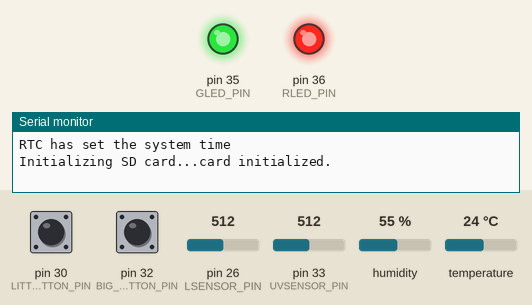
Recording of a sketch running on a simulated Teensy 3. Parts: output pins drawn as LEDs (lit = HIGH), the last lines printed to the serial monitor. The test bench sets the inputs (shaded band); at power-on: pin 30 (LITTLE_BUTTON_PIN) HIGH, pin 26 (LSENSOR_PIN) = 512, pin 32 (BIG_BUTTON_PIN) HIGH, pin 33 (UVSENSOR_PIN) = 512, humidity 55 %, temperature 24 °C. The local clock reads 2024-03-15 10:24:30 at power-on unless the sketch sets it; storage starts empty.

Above: at 1.4 s.
1.5 s: pin 30 (LITTLE_BUTTON_PIN) pulled LOW for 0.15 s
At 2.0 s:
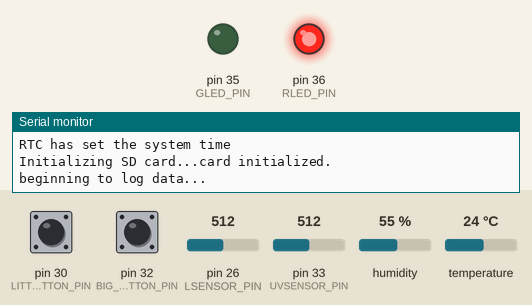
3.1 s: pin 30 (LITTLE_BUTTON_PIN) pulled LOW for 1 s
At 4.4 s:
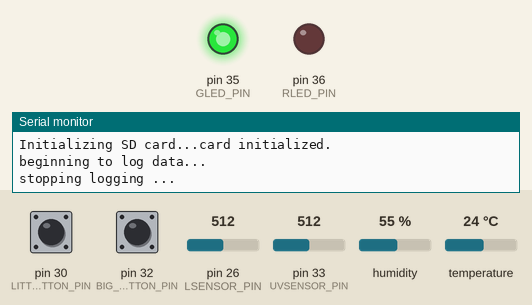
7.2 s: pin 30 (LITTLE_BUTTON_PIN) pulled LOW for 3.2 s
At 7.5 s:
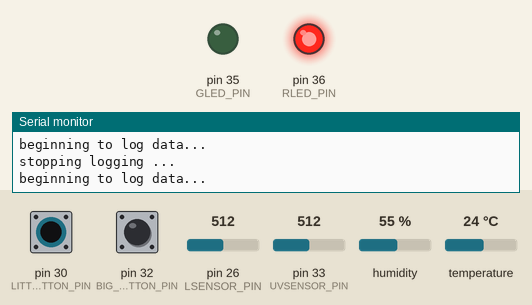
Timing chart, 0 to 10.2 s (numbered marks = the images above; inputs shaded):
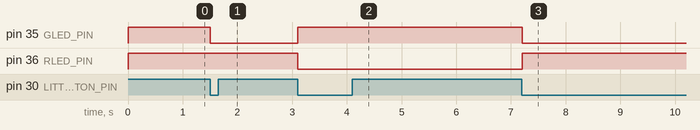

Measured:
- after the input at 1.5 s, pin 35 (GLED_PIN): HIGH → LOW at once
- after the input at 3.1 s, pin 35 (GLED_PIN): LOW → HIGH at once; pin 36 (RLED_PIN): HIGH → LOW at once
- after the input at 7.2 s, pin 35 (GLED_PIN): HIGH → LOW at once; pin 36 (RLED_PIN): LOW → HIGH at once

The sketch:

361_Project_Sensor_Testing_bluetooth.ino
```cpp
#include <Bounce2.h>
#include <Wire.h>
#include <SD.h>
#include <SPI.h>
#include <DHT.h>
#include <TimeLib.h>

const int chipSelect = BUILTIN_SDCARD;

// pin variables
#define BIG_BUTTON_PIN 32
#define LITTLE_BUTTON_PIN 30
#define LSENSOR_PIN A12
#define UVSENSOR_PIN 33
#define TEMPSENSOR_PIN 37
#define RLED_PIN 36
#define GLED_PIN 35
#define DHTTYPE DHT11
#define SCL_PIN 7
#define SDA_PIN 8

// Bounce object for the buttons
Bounce debouncerBIG = Bounce();
Bounce debouncerLITTLE = Bounce();

// initialize DHT temperature/humidity sensor
DHT dht(TEMPSENSOR_PIN, DHTTYPE);

// timer to trigger logging sensor readings
elapsedMillis timer = 0;

// time in ms between readings
int measurementInterval = 1000;

// current file name
String fileName = "datalog.csv";

// whether the device are logging or not
boolean isLogging = false;

// size of the lookup table
int maxOSEPPValue = 725;

// interpolated values for converting from analog output to lux
float luxVal[726] = {
0,0.27578,0.56198,0.85857,1.1655,1.4827,1.8102,2.1478,2.4957,2.8536,3.2216,3.5996,3.9875,
4.3854,4.7932,5.2108,5.6382,6.0753,6.5221,6.9786,7.4447,7.9203,8.4054,8.9,9.404,9.9174,
10.44,10.972,11.513,12.064,12.623,13.192,13.769,14.356,14.952,15.556,16.17,16.792,17.423,
18.063,18.711,19.368,20.034,20.708,21.39,22.081,22.781,23.489,24.205,24.929,25.662,26.403,
27.152,27.909,28.674,29.447,30.228,31.017,31.813,32.618,33.43,34.25,35.078,35.913,36.756,
37.606,38.464,39.329,40.202,41.082,41.969,42.864,43.765,44.674,45.59,46.513,47.443,48.38,
49.324,50.275,51.233,52.198,53.169,54.147,55.131,56.122,57.12,58.124,59.135,60.152,61.176,
62.206,63.242,64.284,65.333,66.387,67.448,68.515,69.588,70.667,71.751,72.842,73.938,75.04,
76.148,77.262,78.381,79.506,80.636,81.772,82.913,84.06,85.212,86.369,87.532,88.7,89.873,
91.051,92.234,93.423,94.616,95.814,97.017,98.225,99.438,100.66,101.88,103.1,104.34,105.57,
106.81,108.06,109.31,110.56,111.82,113.08,114.35,115.62,116.9,118.17,119.46,120.75,122.04,
123.33,124.63,125.93,127.24,128.55,129.87,131.18,132.51,133.83,135.16,136.49,137.83,139.17,
140.51,141.85,143.2,144.55,145.91,147.27,148.63,149.99,151.36,152.73,154.1,155.48,156.86,
158.24,159.62,161.01,162.4,163.79,165.18,166.58,167.98,169.38,170.79,172.19,173.6,175.01,
176.42,177.84,179.25,180.67,182.09,183.52,184.94,186.37,187.79,189.22,190.66,192.09,193.52,
194.96,196.4,197.84,199.28,200.72,202.16,203.61,205.05,206.5,207.95,209.39,210.84,212.3,
213.75,215.2,216.66,218.13,219.61,221.11,222.62,224.14,225.67,227.21,228.77,230.34,231.92,
233.52,235.12,236.75,238.38,240.02,241.68,243.36,245.04,246.74,248.45,250.17,251.91,253.66,
255.43,257.21,259,260.8,262.62,264.45,266.3,268.16,270.03,271.92,273.82,275.74,277.67,279.62,
281.57,283.55,285.53,287.54,289.55,291.58,293.63,295.69,297.76,299.85,301.96,304.08,306.21,
308.36,310.53,312.71,314.9,317.11,319.34,321.58,323.83,326.11,328.39,330.7,333.02,335.35,
337.7,340.07,342.45,344.85,347.26,349.69,352.14,354.6,357.08,359.58,362.09,364.62,367.16,
369.72,372.3,374.9,377.51,380.14,382.78,385.45,388.13,390.82,393.54,396.27,399.01,401.78,
404.56,407.36,410.18,413.02,415.87,418.74,421.63,424.53,427.46,430.4,433.37,436.38,439.44,
442.53,445.67,448.85,452.07,455.32,458.62,461.96,465.34,468.76,472.21,475.71,479.25,482.82,
486.44,490.09,493.78,497.51,501.27,505.08,508.92,512.8,516.72,520.67,524.66,528.69,532.76,
536.86,540.99,545.17,549.38,553.62,557.9,562.22,566.57,570.96,575.38,579.83,584.32,588.85,
593.4,598,602.62,607.28,611.97,616.7,621.46,626.25,631.08,635.93,640.82,645.74,650.7,655.68,
660.7,665.75,670.83,675.94,681.08,686.25,691.45,696.68,701.95,707.24,712.56,717.91,723.29,
728.7,734.14,739.61,745.11,750.63,756.19,761.77,767.38,773.02,778.68,784.38,790.1,795.85,
801.62,807.42,813.25,819.1,824.98,830.89,836.82,842.78,848.76,854.77,860.8,866.87,872.99,
879.16,885.38,891.65,897.97,904.33,910.75,917.22,923.75,930.32,936.94,943.62,950.35,957.13,
963.96,970.84,977.78,984.77,991.81,998.91,1006.1,1013.3,1020.5,1027.8,1035.2,1042.6,1050.1,
1057.6,1065.2,1072.8,1080.5,1088.3,1096.1,1104,1111.9,1119.9,1127.9,1136,1144.1,1152.3,1160.6,
1168.9,1177.3,1185.7,1194.2,1202.8,1211.4,1220.1,1228.8,1237.6,1246.4,1255.3,1264.3,1273.3,
1282.4,1291.6,1300.8,1310.1,1319.4,1328.8,1338.2,1347.8,1357.3,1367,1376.7,1386.5,1396.3,
1406.2,1416.2,1426.2,1436.3,1446.4,1456.6,1466.9,1477.3,1487.7,1498.1,1508.7,1519.3,1530,
1540.7,1551.5,1562.4,1573.3,1584.3,1595.4,1606.5,1617.7,1629,1640.3,1651.7,1663.2,1674.7,
1686.4,1698,1709.8,1721.6,1733.5,1745.5,1757.6,1769.8,1782.2,1794.6,1807.1,1819.8,1832.5,
1845.4,1858.4,1871.5,1884.7,1898,1911.4,1925,1938.6,1952.4,1966.3,1980.4,1994.5,2008.8,
2023.2,2037.7,2052.3,2067.1,2082,2097,2112.1,2127.4,2142.8,2158.4,2174,2189.8,2205.8,2221.9,
2238.1,2254.4,2270.9,2287.5,2304.3,2321.2,2338.2,2355.4,2372.8,2390.2,2407.9,2425.6,2443.5,
2461.6,2479.8,2498.2,2516.7,2535.4,2554.2,2573.2,2592.3,2611.6,2631,2650.6,2670.4,2690.3,
2710.4,2730.6,2751,2771.6,2792.3,2813.2,2834.2,2855.5,2876.9,2898.4,2920.2,2942.1,2964.1,
2986.4,3008.8,3031.4,3054.2,3077.1,3100.3,3123.6,3147.1,3170.7,3194.6,3218.6,3242.8,3267.2,
3291.8,3316.5,3341.5,3366.6,3392,3417.5,3443.2,3469.1,3495.3,3521.7,3548.3,3575.3,3602.4,
3629.9,3657.6,3685.7,3714,3742.6,3771.6,3800.8,3830.4,3860.3,3890.6,3921.2,3952.2,3983.5,
4015.2,4047.3,4079.8,4112.7,4146,4179.7,4213.8,4248.3,4283.3,4318.7,4354.6,4390.9,4427.6,
4464.9,4502.6,4540.8,4579.5,4618.8,4658.5,4698.7,4739.5,4780.8,4822.6,4865,4907.9,4951.4,
4995.5,5040.1,5085.3,5131.1,5177.6,5224.6,5272.2,5320.5,5369.4,5418.9,5469.1,5519.9,5571.4,
5623.5,5676.4,5729.9,5784.1,5839,5894.6,5950.9,6007.9,6065.7,6124.2,6183.5,6243.5,6304.2,
6365.7,6428,6491.1,6555,6619.6,6685.1,6751.4,6818.5,6886.4,6956.8,7031.2,7109.5,7191.7,7277.6,
7367.3,7460.6,7557.4,7657.7,7761.3,7868.3,7978.5,8091.8,8208.2,8327.6,8449.9,8575,8702.9,
8833.4,8966.5,9102.2,9240.3,9380.7,9523.4,9668.3,9815.3,9964.4,10115,10268,10423,10579,10737,
10897,11058,11221,11384,11550,11716,11883,12051,12221,12391,12562,12733,12905,13078,13251,
13425,13599,13773};

// Put your setup code here, to run once on boot:
void setup() {

  // Start the Serial Port so we can send messages back and forth
  Serial.begin(9600); // USB is always 12 Mbit/sec on TEENSY - it's SPECIAL
  Serial1.begin(9600);
  Wire.setSCL(SCL_PIN);
  Wire.setSDA(SDA_PIN);

  // button set-up
  pinMode(BIG_BUTTON_PIN,INPUT_PULLUP);
  debouncerBIG.attach(BIG_BUTTON_PIN);
  debouncerBIG.interval(5); // debounce interval in ms

  pinMode(LITTLE_BUTTON_PIN,INPUT_PULLUP);
  debouncerLITTLE.attach(LITTLE_BUTTON_PIN);
  debouncerLITTLE.interval(5); // debounce interval in ms

  // sensor pin set-up
  pinMode(LSENSOR_PIN,INPUT);
  pinMode(UVSENSOR_PIN, INPUT);
  dht.begin();

  // output pin set-up for the LED and set to off
  pinMode(RLED_PIN,OUTPUT);
  pinMode(GLED_PIN,OUTPUT);

  digitalWrite(RLED_PIN, HIGH);
  digitalWrite(GLED_PIN, HIGH);

  delay(100);

  // set the Time library to use Teensy 3.0's RTC to keep time
  setSyncProvider(getTeensy3Time);
  delay(100);

  // check that time was successfully set
  if (timeStatus() != timeSet) {
    // if time is unable to be set, blink red LED to indicate error
    Serial.println("Unable to sync with the RTC");
    digitalWrite(RLED_PIN, LOW);
    digitalWrite(GLED_PIN, HIGH);
    delay(200);
    digitalWrite(RLED_PIN, HIGH);
    delay(200);
    digitalWrite(RLED_PIN, LOW);
    delay(200);
    digitalWrite(RLED_PIN, HIGH);
  } else {
    Serial.println("RTC has set the system time");
  }

  // Initialize the SD Card with status/error messages to help debug things
  Serial.print("Initializing SD card...");

  // check that the SD card is present
  if (!SD.begin(chipSelect)) {
    Serial.println("Card failed, or not present");
    while (1) {
      // No SD card, so don't do anything more - stay stuck here
    }
  } else {
    Serial.println("card initialized.");
  }

  // if the data file does not already exist, create it and print the headers
  if (!SD.exists(fileName.c_str())) {
    File dataFile = SD.open(fileName.c_str(), FILE_WRITE);

    if (dataFile) {
      while (dataFile.available())
       {
         dataFile.print("time,light,uv,temp,humidity");
         dataFile.close();
       }
     }
  }
}

void loop() {
  // update to know if state of buttons has changed
  debouncerBIG.update();
  debouncerLITTLE.update();


  // If more than the measurement interval has passed, record a new sensor value
  if(timer>measurementInterval && isLogging){
    // read from sensors and write to SD card
    time_t timenow = now();
    int lightVal = measureLux();
    int uvVal = analogRead(UVSENSOR_PIN);
    float tempVal = dht.readTemperature();
    float humidityVal = dht.readHumidity();

    writeToSDCard(timenow, lightVal, uvVal, tempVal, humidityVal);

    // reset timer
    timer = 0;
  }

  // If the big button is pressed, send file via bluetooth
  if(debouncerBIG.fell()){
//    logBluetooth();
    printSDtoSerialPort();
  }

  // If little button pressed, start/stop new log
  if(debouncerLITTLE.fell()){
    if(isLogging)
      stopLogging();
    else
      startLogging();
  }
}

void logBluetooth() {
  Serial.println("Sending via bluetooth...");
  File dataFile = SD.open(fileName.c_str());
  if (dataFile) {
    while (dataFile.available()) {
      Serial1.write(dataFile.read());
    }
  }
}

void stopLogging() {
  isLogging = false;
  digitalWrite(RLED_PIN, LOW);
  digitalWrite(GLED_PIN, HIGH);
  Serial.println("stopping logging ...");
}

void startLogging() {
  isLogging = true;
  digitalWrite(RLED_PIN, HIGH);
  digitalWrite(GLED_PIN, LOW);
  Serial.println("beginning to log data...");
}

// write a new row of sensor values to the SD card in csv format
void writeToSDCard(time_t timenow, int lightData, int uvData,float tempData, float humidityData) {
  // open the file or, if it does not exist, create a new file
  File dataFile = SD.open(fileName.c_str(), FILE_WRITE);

  // if the file is available, write to it:
  if (dataFile) {
    dataFile.print('\n');
    dataFile.print(timenow);
    dataFile.print(",");
    dataFile.print(lightData);
    dataFile.print(",");
    dataFile.print(uvData);
    dataFile.print(",");
    dataFile.print(tempData);
    dataFile.print(",");
    dataFile.print(humidityData);
    dataFile.close();
  } else {
    // if the file isn't open, pop up an error:
    Serial.println("error opening " + fileName);
  }
}

// This is a self defined function to read the data file
// on the SD Card and print it to the Serial Port
void printSDtoSerialPort() {
  // open the file.
  File dataFile = SD.open(fileName.c_str());
  // if the file is available, write it to the Serial Port:
  Serial.println();
  Serial.println("Data Log Output from SD:");
  if (dataFile) {
    while (dataFile.available()) {
      Serial.write(dataFile.read());
    }
    dataFile.close();
    Serial.println();
  }
  // if the file isn't open, pop up an error:
  else {
    Serial.println("error opening datalog.csv");
  }
}

// Function to use the Real Time Clock
time_t getTeensy3Time()
{
  return Teensy3Clock.get();
}

// Function to read from the light sensor and return the light reading in lux
int measureLux(){
  int val = analogRead(LSENSOR_PIN);

  // can convert to lux by using the analog value as an index in the luxVal array
  if(val <= maxOSEPPValue){
    return luxVal[val];
  } else {
    // if the value is higher than max, log the highest value
    return luxVal[maxOSEPPValue];
  }
}
```
